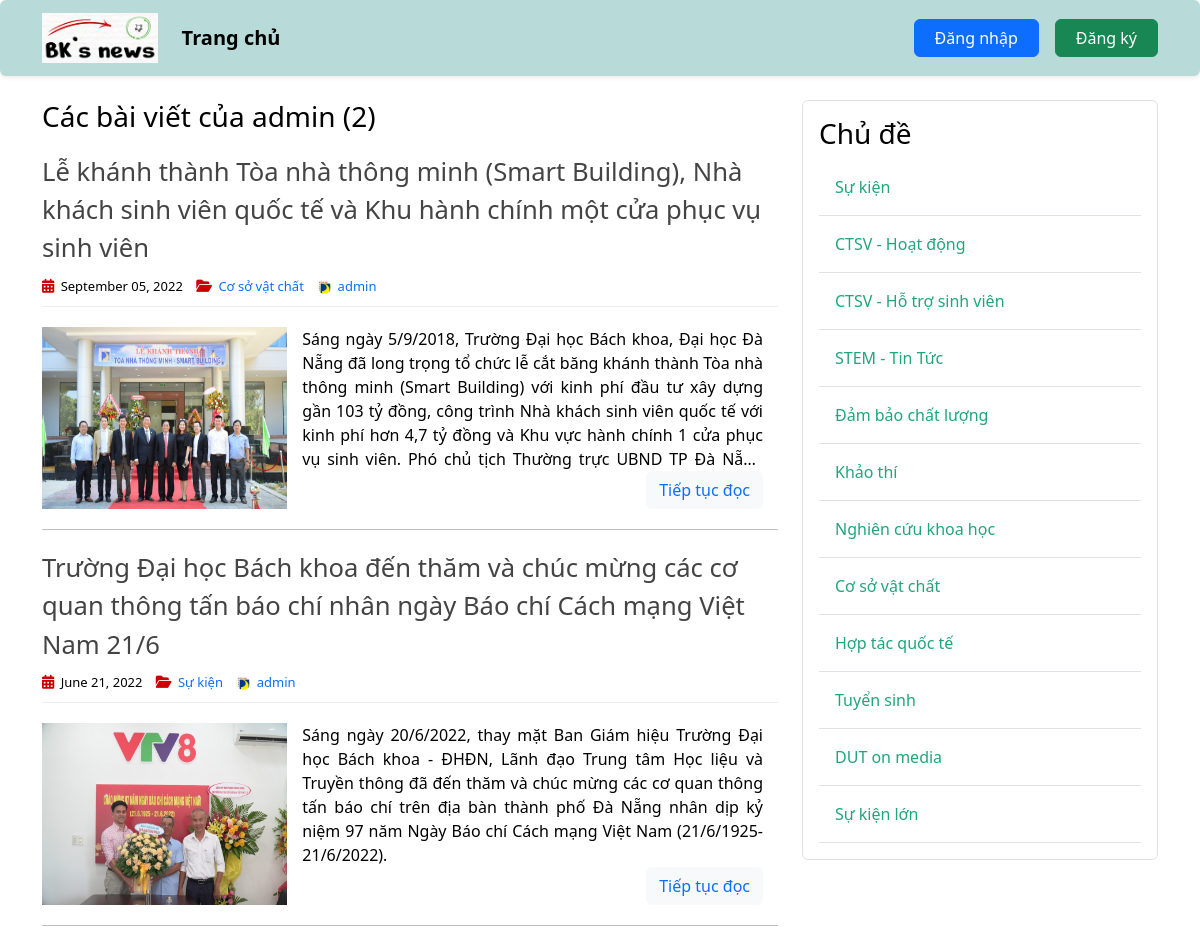
Screenshot of /user/admin with the database file from the repository.
### post_app/models.py (models this page shows, shortened)
class Post(models.Model):
    title = models.CharField(max_length=255)
    content = RichTextField(blank=True, null=True)
    date_posted = models.DateTimeField(default=timezone.now)
    author = models.ForeignKey(User, on_delete=models.CASCADE)
    image = models.ImageField(default='post_default.jpg', upload_to='post_pics')
    topic = models.ForeignKey(Topic, on_delete=models.CASCADE, null=True, blank=False)

class Topic(models.Model):
    name = models.TextField(max_length=256)

### user_app/models.py (models this page shows, shortened)
class Profile(models.Model):
    user = models.OneToOneField(User, on_delete=models.CASCADE)
    avatar = models.ImageField(default='default.jpg', upload_to='profile_pics')

### post_app/views.py (the view)
# urls.py: path('user/<str:username>', UserPostListView.as_view(), name='user-posts'),
class UserPostListView(ListView):
    model = Post
    template_name = 'post/user_posts.html'
    context_object_name = 'posts'
    paginate_by = 5
    def get_queryset(self):
        user = get_object_or_404(User, username=self.kwargs.get('username'))
        return Post.objects.filter(author=user).order_by('-date_posted')
    def get_context_data(self, **kwargs):
        user = get_object_or_404(User, username=self.kwargs.get('username'))
        context = super(UserPostListView, self).get_context_data(**kwargs)
        context['posts'] = Post.objects.filter(author=user).order_by('-date_posted')
        context['topics'] = Topic.objects.all()
        return context

### post_app/templates/post/user_posts.html (shortened to what this page needs)
{% extends 'base.html' %}
{% load static %}
{% block post_content %}
<head>
    <link rel="stylesheet" type="text/css" href="{% static 'article/home.css' %}">
</head>
    <h3 class="mb-3">Các bài viết của {{ view.kwargs.username }} ({{ page_obj.paginator.count }})</h3>
    {% for post in posts %}
    <article>
        <header>
            <h2>
                <a href="{% url 'post-detail' post.id %}" class="post-title">
                    {{ post.title }}
                </a>
            </h2>
            <div class="entry-meta">
                <span>
                    <i class="fa-solid fa-calendar-days"></i>
                    {{ post.date_posted | date:"F d, Y" }}
                </span>
                <span>
                    <i class="fa-solid fa-folder-open"></i>
                    <a href="{% url 'topic-posts' post.topic.id %}" class="topic-link">
                        {{ post.topic.name }}
                    </a>
                </span>
                <span>
                    <img class="rounded-circle account-img" src="{{ post.author.profile.avatar.url }}" alt="account-image">
                    <a href="{% url 'user-posts' post.author.username %}" class="ms-auto">{{ post.author }}</a>
                </span>
            </div>
        </header>
        <div class="entry-content">
            <img class="col-sm-4" src="{{ post.image.url }}" alt="image">
            <div class="post-content">
                <div class="truncate-content">
                    {{ post.content|safe }}
                </div>
                <p>
                    <button type="button" class="btn btn-light">
                        <a href="{% url 'post-detail' post.id %}">
                            Tiếp tục đọc
                        </a>
                    </button>
                </p>
            </div>
        </div>
    </article>
        <hr class="section-divider">
    {% endfor%}
{% endblock post_content %}
{% block topic_content %}
    {% include 'topic/topic_sidebar.html' %}
{% endblock topic_content %}

### post_app/templates/topic/topic_sidebar.html
<div class="content-section border p-3 rounded">
    <h3>Chủ đề</h3>
    {% for topic in topics %}
        <a href="{% url 'topic-posts' topic.id %}" class="topic-link">
            <div class="border-bottom w-100 p-3">
                {{topic.name}}
            </div>
        </a>
    {% endfor%}
</div>

### post_management_system/static/css/main.css (style rules this page uses)
body { color: #000; margin-top: 5rem; }
a, a:hover { text-decoration: none; }

### post_app/static/article/home.css (style rules this page uses)
a, a:hover { text-decoration: none; }
article { margin-bottom: 20px; }
article header { border-bottom: 1px solid #eee; padding-bottom: 9px; }
.post-title { color: #444; font-size: 1.6rem; }
.entry-meta span { font-size: 13px; margin-right: 10px; }
.entry-meta i { font-size: 14px; margin-right: 3px; color: #cc0000; }
.account-img { height: 14px; width: 14px; margin-right: 3px; border: #cc0000; }
.truncate-content p:first-child { display: -webkit-box; -webkit-line-clamp: 6; -webkit-box-orient: vertical; overflow: hidden; text-overflow: ellipsis; margin-bottom: 0; text-align: justify; }
.entry-content { display: flex; flex-direction: row; margin-top: 20px; }
.post-content { display: flex; flex-direction: column; justify-content: space-between; align-items: flex-end; min-height: 1px; padding-right: 15px; padding-left: 15px; }
.post-content > * { margin-bottom: 0; }
.topic-link div { color: #1fa67a; }

### rows the page displays
Post: title "Lễ khánh thành Tòa nhà thông minh (Smart Building), Nhà khách sinh viên quốc tế và Khu hành chính một cửa phục vụ sinh viên", date_posted "September 05, 2022", topic.name "Cơ sở vật chất", author.profile.avatar (picture), author "admin", image (picture), content "Sáng ngày 5/9/2018, Trường Đại học Bách khoa, Đại học Đà Nẵng đã long trọng tổ chức lễ cắt băng khánh thành Tòa nhà thông minh (Smart Building) với kinh phí đầu tư xây dựng gần 103 tỷ đồng, công trình Nhà khách sinh viên quốc tế với kinh phí hơn 4,7 tỷ đồng và Khu vực hành chính 1 cửa phục vụ sinh viên. Phó chủ tịch Thường trực UBND TP Đà…"
Post: title "Trường Đại học Bách khoa đến thăm và chúc mừng các cơ quan thông tấn báo chí nhân ngày Báo chí Cách mạng Việt Nam 21/6", date_posted "June 21, 2022", topic.name "Sự kiện", author.profile.avatar (picture), author "admin", image (picture), content "Sáng ngày 20/6/2022, thay mặt Ban Giám hiệu Trường Đại học Bách khoa - ĐHĐN, Lãnh đạo Trung tâm Học liệu và Truyền thông đã đến thăm và chúc mừng các cơ quan thông tấn báo chí trên địa bàn thành phố Đà Nẵng nhân dịp kỷ niệm 97 năm Ngày Báo chí Cách mạng Việt Nam (21/6/1925-21/6/2022)."
Topic: name "Sự kiện"
Topic: name "CTSV - Hoạt động"
Topic: name "CTSV - Hỗ trợ sinh viên"
Topic: name "STEM - Tin Tức"
Topic: name "Đảm bảo chất lượng"
Topic: name "Khảo thí"
Topic: name "Nghiên cứu khoa học"
Topic: name "Cơ sở vật chất"
Topic: name "Hợp tác quốc tế"
Topic: name "Tuyển sinh"
Topic: name "DUT on media"
Topic: name "Sự kiện lớn"

### other values shown
{{ view.kwargs.username }} "admin"
{{ page_obj.paginator.count }} "2"
